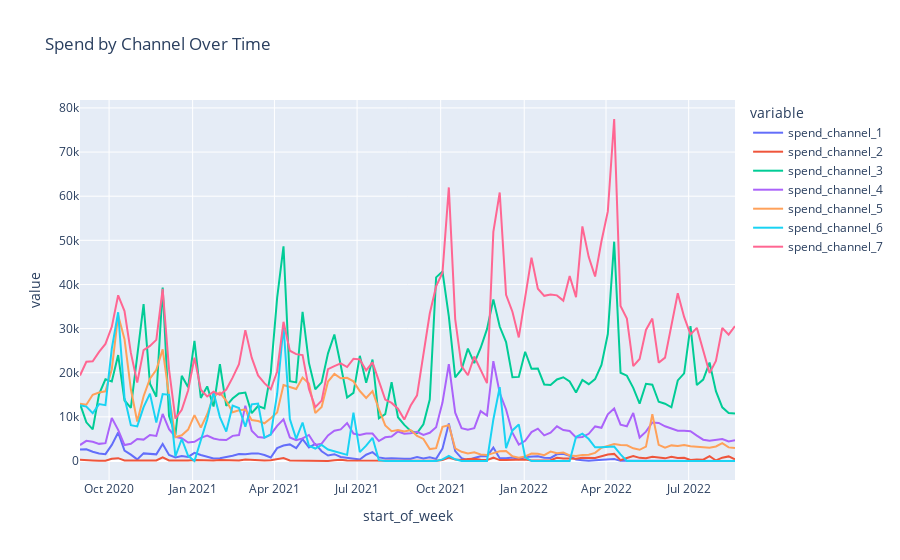

Here is the notebook cell this chart was saved with:
### Markdown cell above
Let us now have a look at the spends on market channel

### Code cell
px.line(data, x='start_of_week', y=[f"spend_channel_{i}" for i in range(1, 8)], title="Spend by Channel Over Time")
